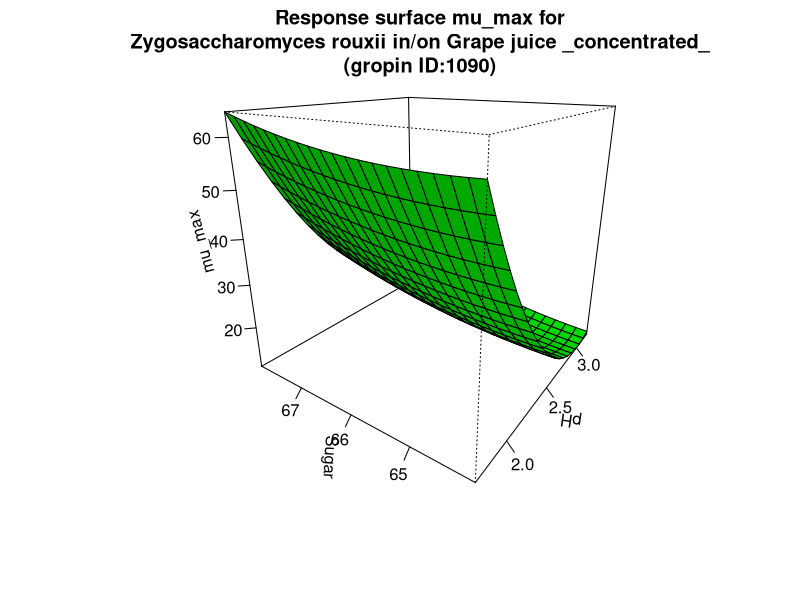

Generate this figure with R:
#############################
# start of Parameter script
#############################
pH <- seq(1.6983016983017,3.2032,length.out=21)
Sugar <- seq(64.064,67.9320679320679,length.out=21)
#############################
# end of Parameter script
#############################
############################# 
# start of Model script Gropin ID 1090 
#############################
 
# constant coefficients for this model
 
variables <- data.frame(pH,Sugar)
argumentsPar <- expand.grid(variables)
 
# heart of the model
response_surface <- function(pH,Sugar) {
   mumax <-2771.561-75.864*Sugar+0.573*(Sugar^2)-228.12*pH+27.544*(pH^2)+0.956*Sugar*pH

return(mumax=mumax)
} 

# output parameters
mumax <- cbind(argumentsPar,response_surface(argumentsPar['pH'],argumentsPar['Sugar']))
colnames(mumax) <- c(colnames(argumentsPar),'mumax')
#############################
# End of Model script
#############################
############################# 
# start of Visualisation script Gropin ID 1090 
#############################
persp(pH,Sugar,matrix(unlist(mumax$mumax),nrow=21),col = 'green',xlab='pH',ylab='Sugar',zlab='mu_max',main='Response surface mu_max for
Zygosaccharomyces rouxii in/on Grape juice _concentrated_
(gropin ID:1090)',theta=305,phi=20,shade=0.25,ticktype = 'detailed')
#############################
# End of Visualisation script
#############################
